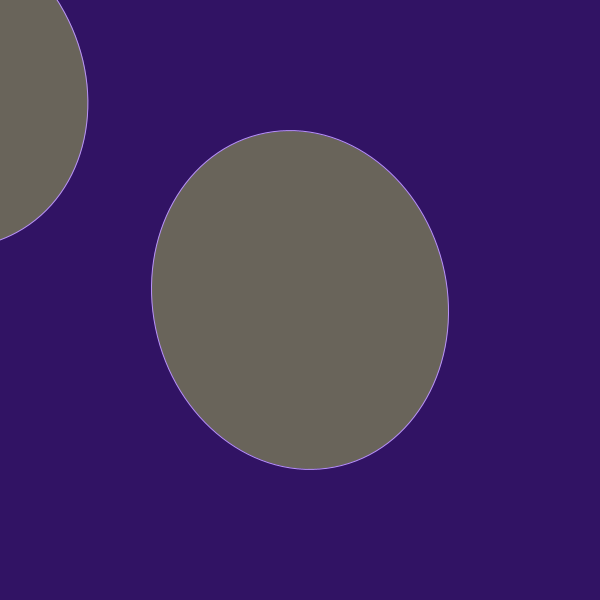
Frame 1 (no input)
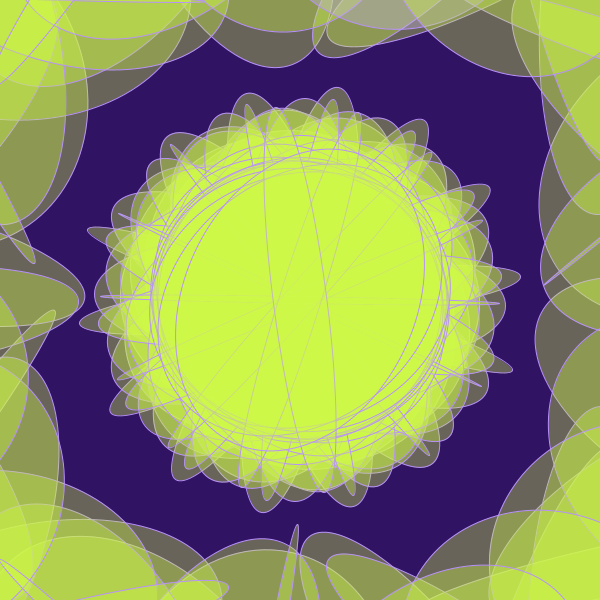
Frame 60 (the mouse pressed at the canvas centre just before this capture)
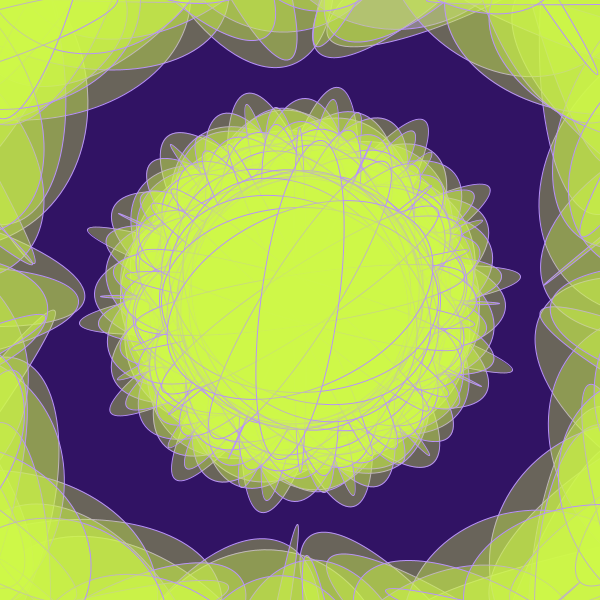
Frame 120 (the mouse held since frame 60 and released just before this capture)

The Processing sketch that drew these frames (run headless with seeded random() and noise(); from frame 60 on, the mouse is pressed at the canvas centre):

// Processing sketch: processing_111541
// ── processing_111541.pde


float x,y;
float angle = 4;
float r = 450;
float diff = 1;

void setup(){
  size(600,600);
  background(#311364);
}
void draw(){
x = r*cos(angle);
y = r*sin(angle);


stroke(#B892FA);
angle = angle +0.8;
r = r -1;

if (r==0 || r==400){
  diff = diff*-1;
}
fill(#CFFA47,90);
translate(width/2, height/2);
rotate(r);


ellipse(0, 0, x,y);
println(x);
if (r==0 || r==400)


fill(#C8B7E5,90);
translate(width/2, height/2);
rotate(r);
ellipse(0, 0, x,y);
println(x);
if (r==0 || r==100){
  diff = diff*-1;
}
}



void keyPressed() {
  if (key == 'q') {
    endRecord();
    exit();
  }
}
